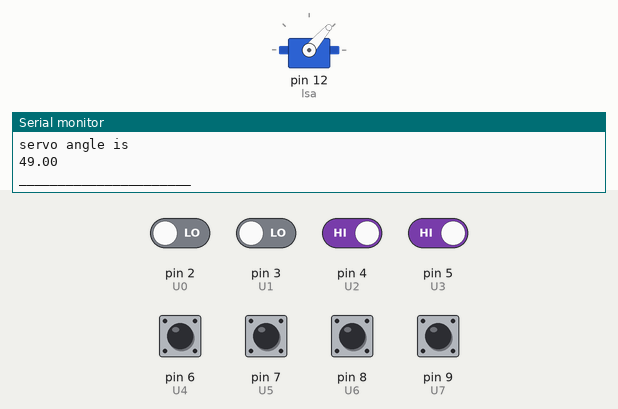
The sketch below on a simulated Arduino Uno, built with avr-gcc and run on an emulated ATmega328P. Parts: servo, the last lines printed to the serial monitor. The test bench sets the inputs (shaded band); at power-on: pin 4 (U2), pin 5 (U3), pin 6 (U4), pin 7 (U5), pin 8 (U6), pin 9 (U7) HIGH, pin 2 (U0), pin 3 (U1) LOW.

Above: at 1.2 s.
1.3 s: pin 4 (U2) driven LOW
At 2.59 s:
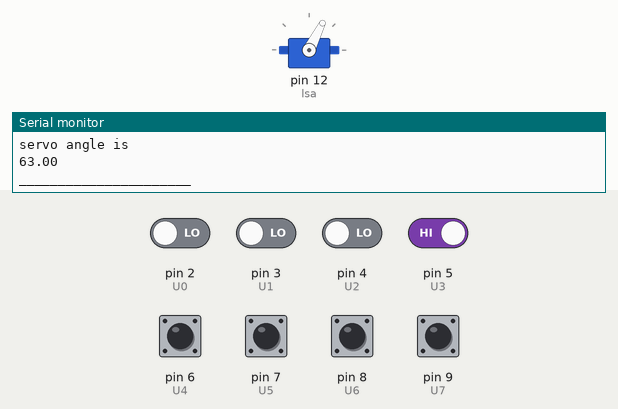
4.3 s: pin 2 (U0) driven HIGH
At 4.31 s:
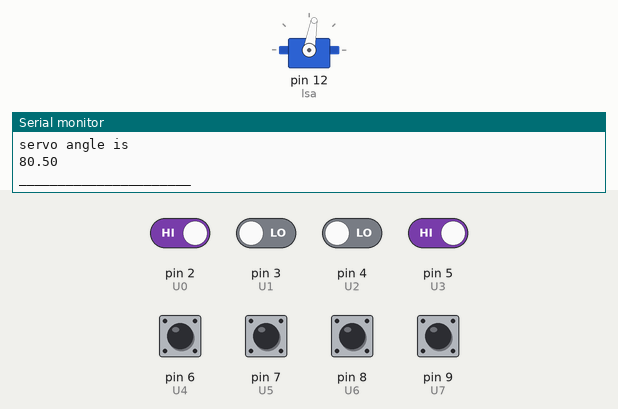
7.3 s: pin 2 (U0) driven LOW
At 7.36 s:
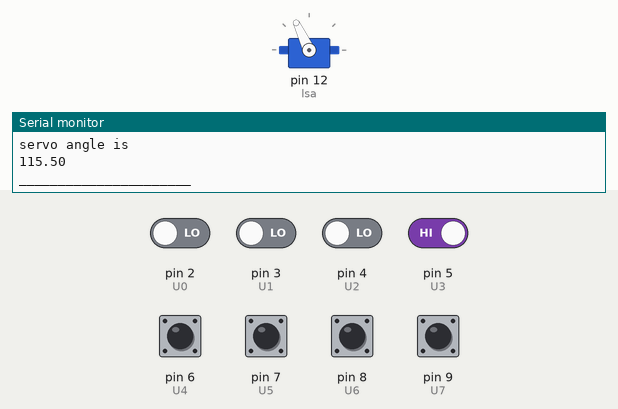
10.3 s: pin 3 (U1) driven HIGH
13.3 s: pin 2 (U0) driven HIGH and pin 4 (U2) driven HIGH
16.3 s: pin 5 (U3) driven LOW
At 16.3 s:
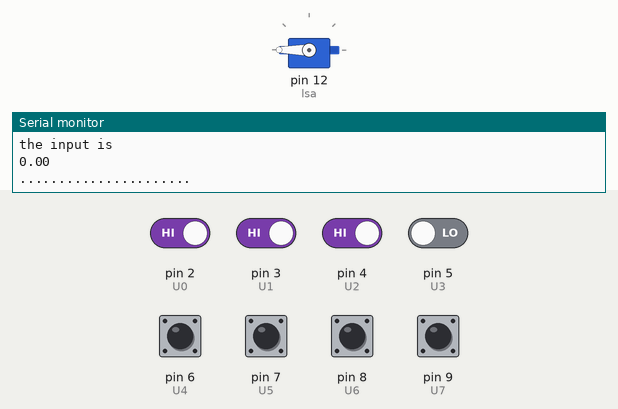
Timing chart, 0 to 18.8 s (numbered marks = the images above; inputs shaded):
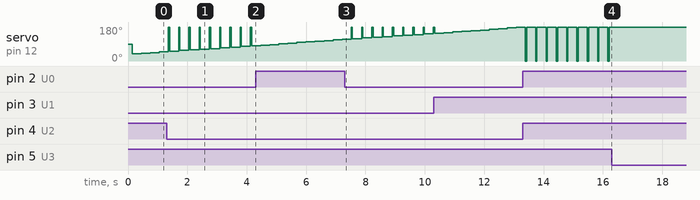

The sketch:

TEST_35.ino
```cpp
#include <PID_v1.h>
#include<Servo.h>

double Setpoint, Input, Output;
double Kp = 1, Ki = 1, Kd = 1;
double CurrentVal;
PID myPID(&Input, &Output, &Setpoint, Kp, Ki, Kd, DIRECT);


Servo lsa;
int U0 = 2;
int U1 = 3;
int U2 = 4;
int U3 = 5;
int U4 = 6;
int U5 = 7;
int U6 = 8;
int U7 = 9;
int left = 10;


void setup()
{
  lsa.attach(12);
  Input = CurrentVal;
  Setpoint = 35;
  myPID.SetMode(AUTOMATIC);
  pinMode(2, INPUT);
  pinMode(3, INPUT);
  pinMode(4, INPUT);
  pinMode(5, INPUT);
  pinMode(6, INPUT);
  pinMode(7, INPUT);
  pinMode(8, INPUT);
  pinMode(9, INPUT);
  pinMode(10, INPUT);
  Serial.begin(9600);
}

void loop()
{
  Serial.println(digitalRead(U0));
  Serial.println("....................");
  Serial.println(digitalRead(U1));
  Serial.println("....................");
  Serial.println(digitalRead(U2));
  Serial.println("....................");
  Serial.println(digitalRead(U3));
  Serial.println("....................");
  Serial.println(digitalRead(U4));
  Serial.println("....................");

  Serial.println(digitalRead(U5));
  Serial.println("....................");
  Serial.println(digitalRead(U6));
  Serial.println("....................");
  Serial.println(digitalRead(U7));
  Serial.println("______________________");


  /*                                 ------------------------------------------------ALL THE CONDITION-----------------------------------------------------
    (digitalRead(U0)==0)&&(digitalRead(U1)==0)&&(digitalRead(U2) == 0)&&(digitalRead(U3) == 0)&&(digitalRead(U4) == 0)&&(digitalRead(U5) == 0)&&(digitalRead(U6) == 0)&&(digitalRead(U7) == 0)
    (digitalRead(U0)==1)&&(digitalRead(U1)==1)&&(digitalRead(U2) == 1)&&(digitalRead(U3) == 1)&&(digitalRead(U4) == 1)&&(digitalRead(U5) == 1)&&(digitalRead(U6) == 1)&&(digitalRead(U7) == 1)
  */


  //streight condition     ************   tripel condition  ************
  /*if ((digitalRead(U0) == 1) && (digitalRead(U1) == 1) && (digitalRead(U2) == 1) && (digitalRead(U3) == 0) && (digitalRead(U4) == 0) && (digitalRead(U5) == 0) && (digitalRead(U6) == 0) && (digitalRead(U7) == 0))

    //CurrentVal =;
    //lsa.write(70);
    //Serial.println("on U0 & U1 & U2, turning ##LEFT## by ##10##");


    else if ((digitalRead(U0) == 0) && (digitalRead(U1) == 1) && (digitalRead(U2) == 1) && (digitalRead(U3) == 1) && (digitalRead(U4) == 0) && (digitalRead(U5) == 0) && (digitalRead(U6) == 0) && (digitalRead(U7) == 0))

      //CurrentVal =;
      //lsa.write(75);
      //Serial.println("on U1 & U2 & U3, turning ##LEFT## by ##5##");


      else if ((digitalRead(U0) == 0) && (digitalRead(U1) == 0) && (digitalRead(U2) == 1) && (digitalRead(U3) == 1) && (digitalRead(U4) == 1) && (digitalRead(U5) == 0) && (digitalRead(U6) == 0) && (digitalRead(U7) == 0))

        //CurrentVal =;
        //lsa.write(78);
        //Serial.println("on U2 & U3 & U4, turnig ##LEFT## by ##2##");


        else if ((digitalRead(U0) == 0) && (digitalRead(U1) == 0) && (digitalRead(U2) == 0) && (digitalRead(U3) == 1) && (digitalRead(U4) == 1) && (digitalRead(U5) == 1) && (digitalRead(U6) == 0) && (digitalRead(U7) == 0))

          //CurrentVal =;
          //lsa.write(82);
          //Serial.println("on U3 & U4 & U5, turning ##RIGHT## BY ##2##");


          else if ((digitalRead(U0) == 0) && (digitalRead(U1) == 0) && (digitalRead(U2) == 0) && (digitalRead(U3) == 0) && (digitalRead(U4) == 1) && (digitalRead(U5) == 1) && (digitalRead(U6) == 1) && (digitalRead(U7) == 0))

            //CurrentVal =;
            //lsa.write(85);
            //Serial.println("on U4 & U5 & U6,turning ##RIGHT## by ##5##");


            else if ((digitalRead(U0) == 0) && (digitalRead(U1) == 0) && (digitalRead(U2) == 0) && (digitalRead(U3) == 0) && (digitalRead(U4) == 0) && (digitalRead(U5) == 1) && (digitalRead(U6) == 1) && (digitalRead(U7) == 1))

              //CurrentVal =;
              //lsa.write(90);
              //Serial.println("on U5 & U6 & U7,turning ##RIGHT## by ##10##");*/


  //strate condition     ************   double condition  ***********
  if ((digitalRead(U0) == 1) && (digitalRead(U1) == 1) && (digitalRead(U2) == 0) && (digitalRead(U3) == 0) && (digitalRead(U4) == 0) && (digitalRead(U5) == 0) && (digitalRead(U6) == 0) && (digitalRead(U7) == 0))

    CurrentVal = 5;
  //lsa.write(65);
  //Serial.println("on U0 & U1, turning ##LEFT## by ##15##");  //(digitalRead(U0)==1)&&(digitalRead(U1)==1)&&(digitalRead(U2) == 1)&&(digitalRead(U3) == 1)&&(digitalRead(U4) == 1)&&(digitalRead(U5) == 1)&&(digitalRead(U6) == 1)&&(digitalRead(U7) == 1)


  else if ((digitalRead(U0) == 0) && (digitalRead(U1) == 1) && (digitalRead(U2) == 1) && (digitalRead(U3) == 0) && (digitalRead(U4) == 0) && (digitalRead(U5) == 0) && (digitalRead(U6) == 0) && (digitalRead(U7) == 0))

    CurrentVal = 15;
  //lsa.write(70);
  //Serial.println("on U1 & U2, turning ##LEFT## by ##10##");


  else if ((digitalRead(U0) == 0) && (digitalRead(U1) == 0) && (digitalRead(U2) == 1) && (digitalRead(U3) == 1) && (digitalRead(U4) == 0) && (digitalRead(U5) == 0) && (digitalRead(U6) == 0) && (digitalRead(U7) == 0))

    CurrentVal = 25;
  //lsa.write(75);
  //Serial.println("on U2 & U3, turnig ##LEFT## by ##5##");


  else if ((digitalRead(U0) == 0) && (digitalRead(U1) == 0) && (digitalRead(U2) == 0) && (digitalRead(U3) == 1) && (digitalRead(U4) == 1) && (digitalRead(U5) == 0) && (digitalRead(U6) == 0) && (digitalRead(U7) == 0))

    CurrentVal = 35;
  //lsa.write(80);
  //Serial.println("on U3 & U4,##MOVING FORWARD##");


  else if ((digitalRead(U0) == 0) && (digitalRead(U1) == 0) && (digitalRead(U2) == 0) && (digitalRead(U3) == 0) && (digitalRead(U4) == 1) && (digitalRead(U5) == 1) && (digitalRead(U6) == 0) && (digitalRead(U7) == 0))

    CurrentVal = 45;
  //lsa.write(85);
  //Serial.println("on U4 & U5,turning ##RIGHT## by ##5##");


  else if ((digitalRead(U0) == 0) && (digitalRead(U1) == 0) && (digitalRead(U2) == 0) && (digitalRead(U3) == 0) && (digitalRead(U4) == 0) && (digitalRead(U5) == 1) && (digitalRead(U6) == 1) && (digitalRead(U7) == 0))

    CurrentVal = 55;
  //lsa.write(90);
  //Serial.println("on U5 & U6,turning ##RIGHT## by ##10##");


  else if ((digitalRead(U0) == 0) && (digitalRead(U1) == 0) && (digitalRead(U2) == 0) && (digitalRead(U3) == 0) && (digitalRead(U4) == 0) && (digitalRead(U5) == 0) && (digitalRead(U6) == 1) && (digitalRead(U7) == 1))

    CurrentVal = 65;
  //lsa.write(95);
  //Serial.println("on U6 & U7,turning ##RIGHT## by ##15##");


  //strate condition     ************   single condition  ************
  else if ((digitalRead(U0) == 1) && (digitalRead(U1) == 0) && (digitalRead(U2) == 0) && (digitalRead(U3) == 0) && (digitalRead(U4) == 0) && (digitalRead(U5) == 0) && (digitalRead(U6) == 0) && (digitalRead(U7) == 0))

    CurrentVal = 0;
  //lsa.write(65);
  //Serial.println("on U0, turning ##LEFT## by ##15##");


  else if ((digitalRead(U0) == 0) && (digitalRead(U1) == 1) && (digitalRead(U2) == 0) && (digitalRead(U3) == 0) && (digitalRead(U4) == 0) && (digitalRead(U5) == 0) && (digitalRead(U6) == 0) && (digitalRead(U7) == 0))

    CurrentVal = 10;
  //lsa.write(70);
  //Serial.println("U1 high, turnig ##left## by ##10##");


  else if ((digitalRead(U0) == 0) && (digitalRead(U1) == 0) && (digitalRead(U2) == 1) && (digitalRead(U3) == 0) && (digitalRead(U4) == 0) && (digitalRead(U5) == 0) && (digitalRead(U6) == 0) && (digitalRead(U7) == 0))

    CurrentVal = 20;
  //lsa.write(75);
  //Serial.println("U2 high,turning ##left## by ##5##");


  else if ((digitalRead(U0) == 0) && (digitalRead(U1) == 0) && (digitalRead(U2) == 0) && (digitalRead(U3) == 1) && (digitalRead(U4) == 0) && (digitalRead(U5) == 0) && (digitalRead(U6) == 0) && (digitalRead(U7) == 0))

    CurrentVal = 30;
  //lsa.write(80);
  //Serial.println("U3 high,moving ##forward##");


  else if ((digitalRead(U0) == 0) && (digitalRead(U1) == 0) && (digitalRead(U2) == 0) && (digitalRead(U3) == 0) && (digitalRead(U4) == 1) && (digitalRead(U5) == 0) && (digitalRead(U6) == 0) && (digitalRead(U7) == 0))

    CurrentVal = 40;
  //lsa.write(80);
  //Serial.println("U4 high,moving ##forward##");


  else if ((digitalRead(U0) == 0) && (digitalRead(U1) == 0) && (digitalRead(U2) == 0) && (digitalRead(U3) == 0) && (digitalRead(U4) == 0) && (digitalRead(U5) == 1) && (digitalRead(U6) == 0) && (digitalRead(U7) == 0))

    CurrentVal = 50;
  //lsa.write(85);
  //Serial.println("U5 high, turnig ##right## by ##5##");


  else if ((digitalRead(U0) == 0) && (digitalRead(U1) == 0) && (digitalRead(U2) == 0) && (digitalRead(U3) == 0) && (digitalRead(U4) == 0) && (digitalRead(U5) == 0) && (digitalRead(U6) == 1) && (digitalRead(U7) == 0))

    CurrentVal = 60;
  ////lsa.write(90);
  ////Serial.println("U6 high, turnig ##right## by ##10##");


  else if ((digitalRead(U0) == 0) && (digitalRead(U1) == 0) && (digitalRead(U2) == 0) && (digitalRead(U3) == 0) && (digitalRead(U4) == 0) && (digitalRead(U5) == 0) && (digitalRead(U6) == 0) && (digitalRead(U7) == 1))

    CurrentVal = 70;
  ////lsa.write(95);
  ////Serial.println("on U7,turning ##RIGHT## by ##15##");


  //       move right
  else if ((digitalRead(U0) == 0) && (digitalRead(U1) == 0) && (digitalRead(U2) == 0) && (digitalRead(U3) == 1) && (digitalRead(U4) == 1) && (digitalRead(U5) == 1) && (digitalRead(U6) == 1) && (digitalRead(U7) == 1))
  {
    lsa.write(180);
    Serial.println("##CORNER## turnig ##right## by ##90##");
  }

  else if ((digitalRead(U0) == 0) && (digitalRead(U1) == 0) && (digitalRead(U2) == 0) && (digitalRead(U3) == 0) && (digitalRead(U4) == 1) && (digitalRead(U5) == 1) && (digitalRead(U6) == 1) && (digitalRead(U7) == 1))
  {
    lsa.write(180);
    Serial.println("##CORNER## turnig ##right## by ##90##");
  }


  // move left
  else if ((digitalRead(U0) == 1) && (digitalRead(U1) == 1) && (digitalRead(U2) == 1) && (digitalRead(U3) == 1) && (digitalRead(U4) == 1) && (digitalRead(U5) == 0) && (digitalRead(U6) == 0) && (digitalRead(U7) == 0))
  {
    lsa.write(0);
    Serial.println("##CORNER## turnig ##left## by ##90##");
  }

  else if ((digitalRead(U0) == 1) && (digitalRead(U1) == 1) && (digitalRead(U2) == 1) && (digitalRead(U3) == 1) && (digitalRead(U4) == 0) && (digitalRead(U5) == 0) && (digitalRead(U6) == 0) && (digitalRead(U7) == 0))
  {
    lsa.write(0);
    Serial.println("##CORNER## turnig ##left## by ##90##");
  }


  //   All HIGH

  else if ((digitalRead(U0) == 1) && (digitalRead(U1) == 1) && (digitalRead(U2) == 1) && (digitalRead(U3) == 1) && (digitalRead(U4) == 1) && (digitalRead(U5) == 1) && (digitalRead(U6) == 1) && (digitalRead(U7) == 1))
  {
    lsa.write(0);
    Serial.println("##JUNCTION## turnig ##left## by ##90##");
  }


  //Input = CurrentVal;
  myPID.Compute();
  lsa.write(Output);
  Serial.println("the input is");
  Serial.println(Input);
  Serial.println("......................");
  Serial.println("servo angle is");
  Serial.println(Output);
  Serial.println("______________________");
}
```

Measured:
- after the input at 16.3 s, servo on pin 12 (lsa): stops changing and stays 180°
- by itself, servo on pin 12 (lsa): alternates 180° for 0.31 s and 0° for 0.04 s
